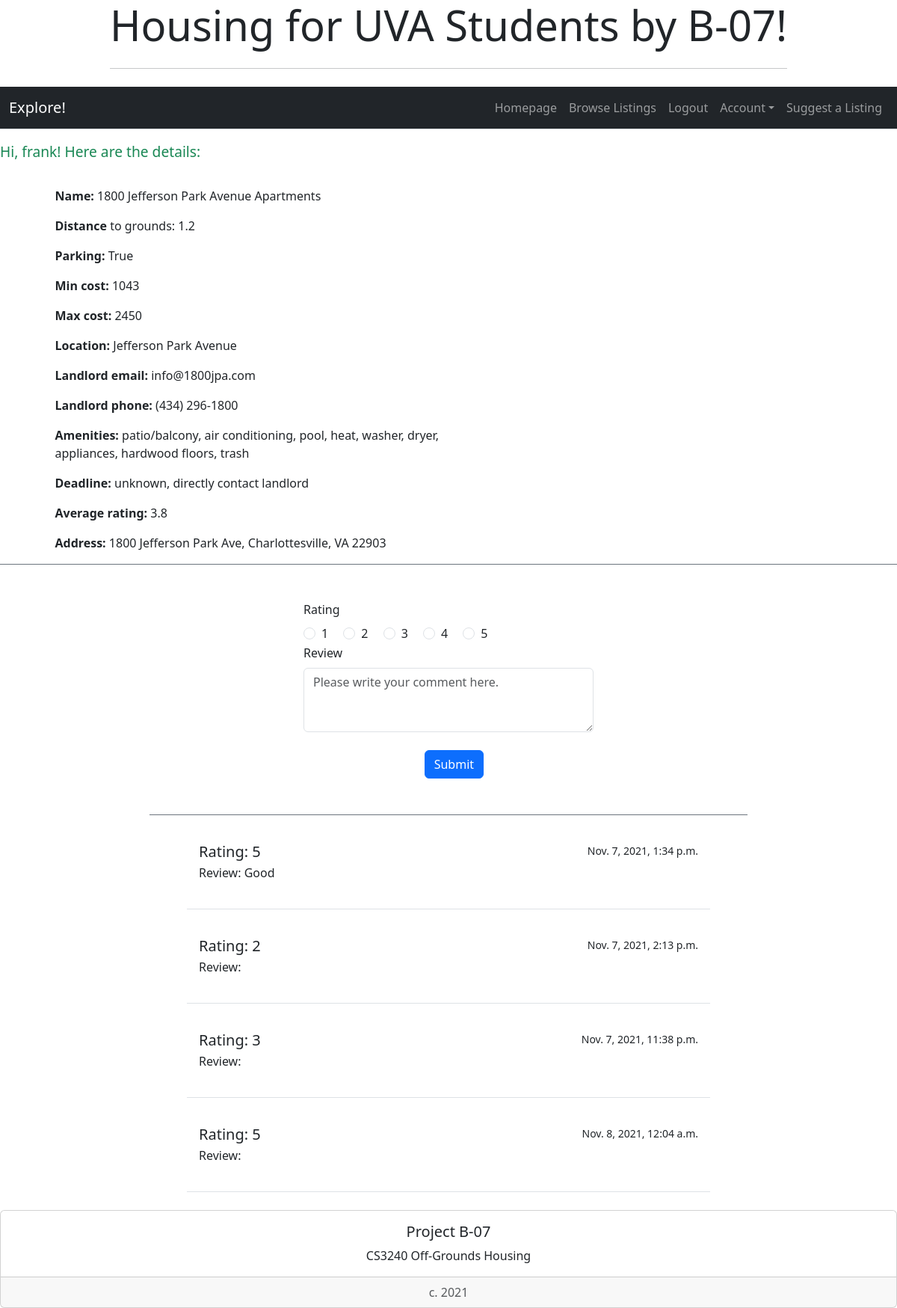
The app's page /housing/6/ (signed in) with its own data.
### housing/models.py (models this page shows, shortened)
class StudentHousing(models.Model):
    name = models.CharField(max_length=200)
    distToGrounds = models.FloatField(default=0)
    parking = models.BooleanField()
    minCost = models.IntegerField(default=0)
    maxCost = models.IntegerField(default=0)
    location = models.TextField(max_length=200, null=True)
    landlordEmail = models.CharField(max_length=200, null=True)
    landlordPhone = models.CharField(max_length=200, null=True)
    amenities = models.TextField(max_length=200, null=True)
    deadline = models.CharField(max_length=200, null=True)
    averageRating = models.FloatField(default=0)
    address = models.TextField(max_length=200, null=True)
    image = models.ImageField(blank=True, null=True) #makes it optional to include an image
    lat = models.FloatField(blank=True, null=True) #leave blank
    long = models.FloatField(blank=True, null=True) #leave blank

class Review(models.Model):
    house = models.ForeignKey(StudentHousing, on_delete=models.CASCADE)
    rating = models.IntegerField(default=0)
    comment = models.TextField(max_length=200, default="")
    pub_date = models.DateTimeField('date published')

### housing/views.py (the view)
# urls.py: path('<int:pk>/', views.DetailView.as_view(), name='detail'),
class DetailView(generic.DetailView):
    model = StudentHousing
    template_name = 'housing/studentHousingOption.html'
    def get_queryset(self):
        return StudentHousing.objects

### housing/templates/housing/studentHousingOption.html (shortened to what this page needs)
<!doctype html>
<link href='https://api.mapbox.com/mapbox-gl-js/v2.3.1/mapbox-gl.css' rel='stylesheet' /> {% load bootstrap5 %} {% bootstrap_css %} {% bootstrap_javascript %} {% load socialaccount %}
<div class="container">
    <div class="col d-flex justify-content-center">
        <div class="jumbotron">
            <h1 class="display-4">Housing for UVA Students by B-07!</h1>
            <hr class="my-4">
        </div>
    </div>
</div>
<nav class="navbar navbar-expand-lg navbar-dark bg-dark border-bottom box-shadow mb-3">
    <div class="container-fluid">
        <a class="navbar-brand">Explore!</a>
        <div class="collapse navbar-collapse justify-content-end" id="navbarNav">
            <ul class="navbar-nav">
                <li class="nav-item">
                    <a class="nav-link" href="{% url 'index' %}">Homepage</a>
                </li>
                <li class="nav-item">
                    <a class="nav-link" href="{% url 'housing:studentHousingList' %}">Browse Listings</a>
                </li>
                {% if user.is_authenticated %}
                <li class="nav-item">
                    <a class="nav-link" href="{% url 'housing:logout' %}">Logout</a>
                </li>
                <li class="nav-item dropdown">
                    <a class="nav-link dropdown-toggle" data-bs-toggle="dropdown" href="#" role="button" id="dropdownMenuLink" aria-haspopup="true" aria-expanded="false">Account</a>
                </li>
                <li class="nav-item">
                    <a class="nav-link" href="{% url 'housing:submission' %}">Suggest a Listing</a>
                </li>
                {% else %}
                <li class="nav-item">
                    <a class="nav-link" href="{% provider_login_url 'google' %}">Login</a>
                </li>
                {% endif %}
            </ul>
        </div>
    </div>
</nav>
{% if user.is_authenticated %}
<div style="width: 400px; font-size:120%">
    <p class="text-success">Hi, {{ user.username }}! Here are the details:</p>
</div>
{% endif %}
{% if studenthousing %}
    <div class="row border-bottom border-secondary">
        <div class="col-sm-7">
             <div class="offset-sm-1">
                <div class="card border-0">
                    <div class="card-body">
                        <p class='card-text'><b>Name: </b>{{ studenthousing.name }}</p>
                        <p class='card-text'><b>Distance </b>to grounds: {{ studenthousing.distToGrounds }}</p>
                        <p class='card-text'><b>Parking: </b>{{ studenthousing.parking }}</p>
                        <p class='card-text'><b>Min cost: </b>{{ studenthousing.minCost }}</p>
                        <p class='card-text'><b>Max cost: </b>{{ studenthousing.maxCost }}</p>
                        <p class='card-text'><b>Location: </b>{{ studenthousing.location }}</p>
                        <p class='card-text'><b>Landlord email: </b>{{ studenthousing.landlordEmail }}</p>
                        <p class='card-text'><b>Landlord phone: </b>{{ studenthousing.landlordPhone }}</p>
                        <p class='card-text'><b>Amenities: </b>{{ studenthousing.amenities }}</p>
                        <p class='card-text'><b>Deadline: </b>{{ studenthousing.deadline }}</p>
                        {% if studenthousing.averageRating == 0.0 %}
                            <p class='card-text'><b>Average rating: </b>No ratings yet</p>
                        {% else %}
                            <p class='card-text'><b>Average rating: </b>{{ studenthousing.averageRating }}</p>
                        {% endif %}
                        <p class='card-text'><b>Address: </b>{{ studenthousing.address }}</p>
                    </div>
                </div>
            </div>
        </div>
        <div class="col-sm-5">
            <div class="col-sm-11">
                <div class="card border-0">
                    <div class="card-body">
                        <div id='map' style='width: 500px; height: 400px; margin: auto'></div>
                    </div>
                </div>
            </div>
        </div>
    </div>
{% else %}
<p>No housing details are available.</p>
{% endif %}<br>
<div class="container col-md-8 offset-md-2 border-secondary border-bottom"><br>
<form action="{% url 'housing:review_submit' studenthousing.id %}" method="post">
    {% if user.is_authenticated %}
    <label for="FieldSet1" class="form-label col-md-6 offset-md-3">Rating</label>
    <fieldset id="FieldSet1" class="col-md-6 offset-md-3">
        <div class="form-check form-check-inline">
            <input class="form-check-input" type="radio" name="rating" id="inlineRadio1" value="1">
            <label class="form-check-label" for="inlineRadio1">1</label>
        </div>
        <div class="form-check form-check-inline">
            <input class="form-check-input" type="radio" name="rating" id="inlineRadio2" value="2">
            <label class="form-check-label" for="inlineRadio2">2</label>
        </div>
        <div class="form-check form-check-inline">
            <input class="form-check-input" type="radio" name="rating" id="inlineRadio3" value="3">
            <label class="form-check-label" for="inlineRadio3">3</label>
        </div>
        <div class="form-check form-check-inline">
            <input class="form-check-input" type="radio" name="rating" id="inlineRadio4" value="4">
            <label class="form-check-label" for="inlineRadio4">4</label>
        </div>
        <div class="form-check form-check-inline">
          <input class="form-check-input" type="radio" name="rating" id="inlineRadio5" value="5">
          <label class="form-check-label" for="inlineRadio5">5</label>
        </div>
    </fieldset>
    <div class="col-md-6 offset-md-3">
        <label for="Textarea1" class="form-label">Review</label>
        <textarea class="form-control w-100" id="Textarea1" name="comment" rows="3" placeholder="Please write your comment here."></textarea>
        <br>
        <button class="btn btn-primary offset-md-5" type="submit">Submit</button>
    </div><br> {% endif %}
</form><br>
</div><br>
<div class="list-group list-group-flush">
    {% for review in studenthousing.review_set.all %}
    <div class="list-group-item" style="margin-left: 250px; margin-right: 250px; margin-top: 5px;">
        <div class="d-flex w-100 justify-content-between">
            <h5 class="mb-1">Rating: {{review.rating}}</h5>
            <small>{{review.pub_date}}</small>
        </div>
        <p class="mb-1">Review: {{review.comment}}<br><br></p>
    </div><br> {% endfor %}
</div>
<div style="bottom:0; width:100%" class="card text-center">
    <div class="card-body">
        <h5 class="card-title">Project B-07</h5>
        <p class="card-text">CS3240 Off-Grounds Housing</p>
    </div>
    <div class="card-footer text-muted">
        c. 2021
    </div>
</div>

### records on screen
StudentHousing: name "1800 Jefferson Park Avenue Apartments", distToGrounds "1.2", parking "True", minCost "1043", maxCost "2450", location "Jefferson Park Avenue", landlordEmail "info@1800jpa.com", landlordPhone "(434) 296-1800", amenities "patio/balcony, air conditioning, pool, heat, washer, dryer, appliances, hardwood floors, trash", deadline "unknown, directly contact landlord", averageRating "3.8", address "1800 Jefferson Park Ave, Charlottesville, VA 22903"
Review: rating "5", pub_date "Nov. 7, 2021, 1:34 p.m.", comment "Good"
Review: rating "2", pub_date "Nov. 7, 2021, 2:13 p.m."
Review: rating "3", pub_date "Nov. 7, 2021, 11:38 p.m."
Review: rating "5", pub_date "Nov. 8, 2021, 12:04 a.m."

### other values on screen
{{ user.username }} "frank"
